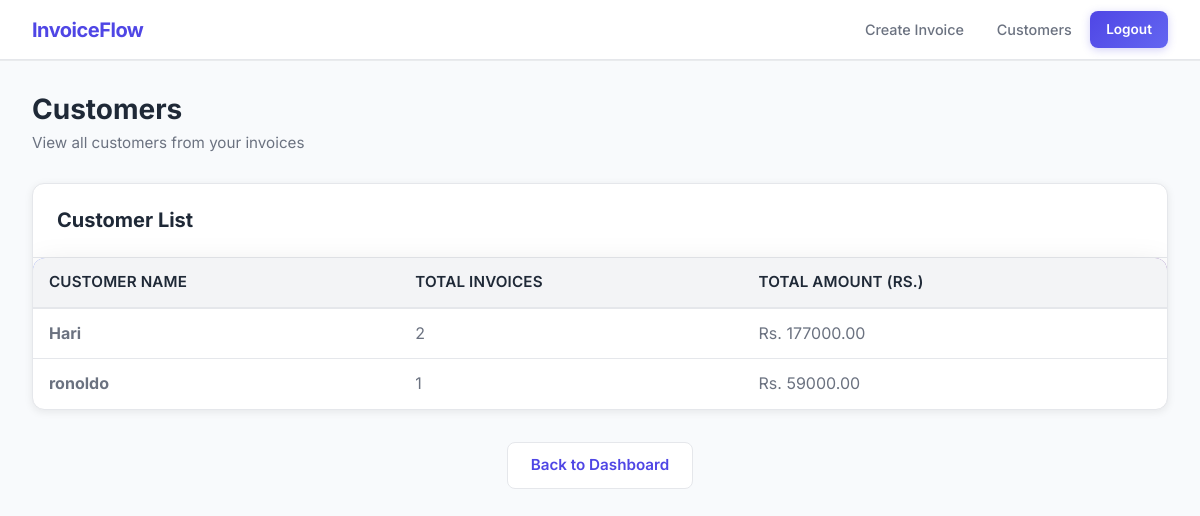
The page /user/customers (signed in) on the database its author committed.
### tables this page shows
CREATE TABLE invoices (
            id INTEGER PRIMARY KEY AUTOINCREMENT,
            customer_id INTEGER,
            product_id INTEGER,
            customer TEXT NOT NULL,
            product TEXT NOT NULL,
            quantity INTEGER NOT NULL,
            price REAL NOT NULL,
            total REAL NOT NULL,
            date TEXT NOT NULL,
            created_by TEXT, customer_email TEXT DEFAULT "", customer_address TEXT DEFAULT "", gst_rate REAL DEFAULT 0.18, gst_amount REAL DEFAULT 0, last_updated TEXT DEFAULT '',
            FOREIGN KEY (customer_id) REFERENCES users (id),
            FOREIGN KEY (product_id) REFERENCES products (id)
        );

### app.py (the view)
@app.route('/user/customers')
@require_role('user')
def user_customers():
    conn = get_db_connection()
    customers = conn.execute('''
        SELECT DISTINCT customer, COUNT(*) as invoice_count, SUM(total) as total_spent
        FROM invoices
        GROUP BY customer
        ORDER BY customer ASC
    ''').fetchall()
    conn.close()
    return render_template('user/customers.html', customers=customers)

### app.py (called while the page is built, shortened)
def get_db_connection():
    connection = sqlite3.connect(DATABASE)
    connection.row_factory = sqlite3.Row
    return connection

def require_role(*roles):
    def decorator(f):
        @wraps(f)
        def decorated_function(*args, **kwargs):
            user_role = session.get('role')
            return f(*args, **kwargs)
        return decorated_function
    return decorator

### templates/user/customers.html
{% extends "base.html" %}
{% block content %}
<div class="dashboard-header">
    <h1>Customers</h1>
    <p>View all customers from your invoices</p>
</div>
<div class="table-container">
    <div class="table-header">
        <h2>Customer List</h2>
    </div>
    {% if customers %}
    <table>
        <thead>
            <tr>
                <th>Customer Name</th>
                <th>Total Invoices</th>
                <th>Total Amount (Rs.)</th>
            </tr>
        </thead>
        <tbody>
            {% for customer in customers %}
            <tr>
                <td><strong>{{ customer['customer'] }}</strong></td>
                <td>{{ customer['invoice_count'] }}</td>
                <td>Rs. {{ "%.2f"|format(customer['total_spent']) }}</td>
            </tr>
            {% endfor %}
        </tbody>
    </table>
    {% else %}
    <div style="padding: 2rem; text-align: center; color: var(--text-secondary);">
        <p>No customers found. Create an invoice to get started.</p>
    </div>
    {% endif %}
</div>
<div style="text-align: center; margin-top: 2rem;">
    <a href="{{ url_for('user_dashboard') }}" class="button secondary">Back to Dashboard</a>
</div>
{% endblock %}

### static/style.css (style rules this page uses)
:root { --bg-primary: #f8fafc; --bg-secondary: #ffffff; --primary-color: #4f46e5; --primary-hover: #4338ca; --secondary-color: #6366f1; --text-primary: #1f2937; --text-secondary: #6b7280; --text-light: #9ca3af; --border-color: #e5e7eb; --border-light: #f3f4f6; --success-color: #10b981; --danger-color: #ef4444; --warning-color: #f59e0b; --card-shadow: 0 2px 8px rgba(0,0,0,0.08); --card-shadow-hover: 0 4px 16px rgba(0, 0, 0, 0.12); --radius: 10px; }
* { box-sizing: border-box; margin: 0; padding: 0; }
html { scroll-behavior: smooth; }
body { font-family: 'Inter', -apple-system, BlinkMacSystemFont, 'Segoe UI', sans-serif; background-color: var(--bg-primary); color: var(--text-primary); min-height: 100vh; line-height: 1.6; -webkit-font-smoothing: antialiased; }
.button, button, input[type="submit"] { padding: 0.65rem 1.4rem; border: none; border-radius: 8px; font-size: 0.95rem; font-family: inherit; font-weight: 600; cursor: pointer; transition: all 0.18s ease; text-decoration: none; display: inline-flex; align-items: center; justify-content: center; gap: 0.5rem; white-space: nowrap; }
.button, input[type="submit"] { background: linear-gradient(135deg, var(--primary-color), var(--secondary-color)); color: white; box-shadow: 0 2px 8px rgba(79,70,229,.25); }
.button.secondary { background: var(--bg-secondary); color: var(--primary-color); border: 1.5px solid var(--border-color); box-shadow: none; }
.dashboard-header { margin-bottom: 1.75rem; }
.dashboard-header h1 { font-size: 1.75rem; font-weight: 700; color: var(--text-primary); margin-bottom: 0.25rem; }
.dashboard-header p { color: var(--text-secondary); font-size: 0.95rem; }
.table-container { background: var(--bg-secondary); border-radius: 12px; border: 1px solid var(--border-color); overflow: hidden; box-shadow: var(--card-shadow); margin-bottom: 2rem; }
.table-header { padding: 1.5rem; border-bottom: 1px solid var(--border-color); display: flex; justify-content: space-between; align-items: center; }
.table-header h2 { margin: 0; font-size: 1.25rem; color: var(--text-primary); }
table { width: 100%; border-collapse: collapse; text-align: left; }
thead { background-color: var(--bg-primary); border-bottom: 2px solid var(--border-color); }
th { padding: 1rem 1.5rem; font-weight: 600; color: var(--text-primary); font-size: 0.9rem; text-transform: uppercase; letter-spacing: 0.5px; }
td { padding: 1rem 1.5rem; border-bottom: 1px solid var(--border-light); color: var(--text-secondary); }
tbody tr { transition: background-color 0.2s ease; }
tbody tr:last-child td { border-bottom: none; }
.table-header { align-items: center; }
table { width: 100%; border-collapse: collapse; min-width: 720px; border-radius: 12px; overflow: hidden; box-shadow: 0 8px 32px rgba(0, 0, 0, 0.1); }
thead { background: linear-gradient(135deg, #667eea 0%, #764ba2 100%); color: white; }
th, td { padding: 16px 14px; text-align: left; border-bottom: 1px solid rgba(255, 255, 255, 0.1); color: #334155; }
th { font-size: 0.95rem; letter-spacing: 0.01em; font-weight: 600; }
tbody tr:nth-child(even) { background: rgba(255, 255, 255, 0.05); }
tbody tr:nth-child(odd) { background: rgba(255, 255, 255, 0.02); }
.secondary { background: #f8fafc; color: #334155; border: 1px solid #e2e8f0; }
h1, h2, h3, h4 { font-family: 'Inter', -apple-system, sans-serif; font-weight: 700; line-height: 1.25; color: var(--text-primary); }
h2 { font-size: 1.5rem; margin-bottom: 1rem; }
* { font-family: 'Inter', -apple-system, BlinkMacSystemFont, 'Segoe UI', sans-serif; }
h1, h2 { margin-bottom: 10px; font-weight: 700; color: var(--text-primary); }
table { width: 100%; border-collapse: collapse; }
th { text-align: left; padding: 12px 16px; background: #f3f4f6; font-weight: 600; color: var(--text-primary); border-bottom: 1px solid var(--border-color); }
td { padding: 12px 16px; border-bottom: 1px solid #e5e7eb; color: var(--text-secondary); }

### rows shown on the page
invoices: customer "ronoldo", invoice_count "1", total_spent "59000.00"

### other values the page prints
{{ customer['customer'] }} "Hari"
{{ customer['invoice_count'] }} "2"
{{ "%.2f"|format(customer['total_spent']) }} "177000.00"
